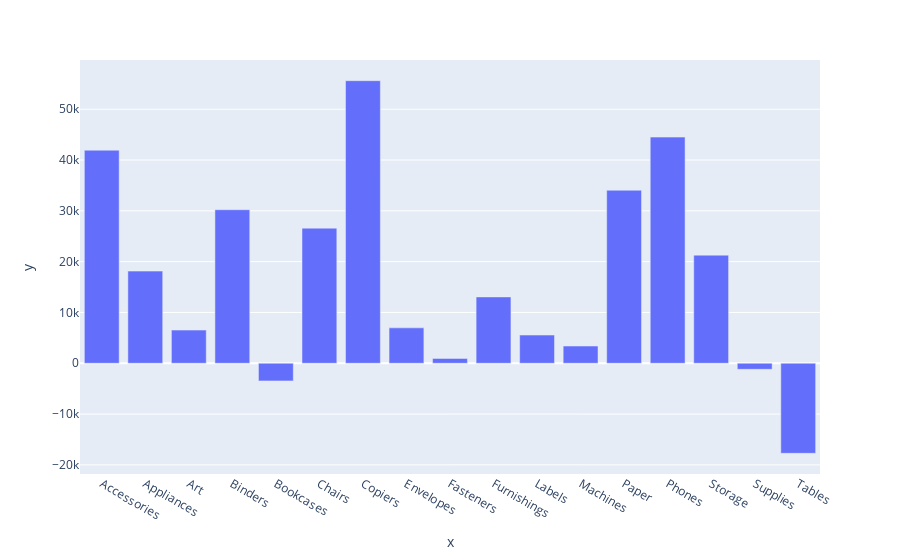

Source (notebook cell):
### Code cell
fig = px.bar(x=subcat.index,
             y=subcat['Profit'])
fig.show()

### Figure 1 — Plotly figure (JSON) as saved in the notebook; plotly's stock layout.template omitted (floating-point values rounded to 4 significant figures)
{"data": [{"alignmentgroup": "True", "hovertemplate": "x=%{x}<br>y=%{y}<extra></extra>", "legendgroup": "", "marker": {"color": "#636efa", "pattern": {"shape": ""}}, "name": "", "offsetgroup": "", "orientation": "v", "showlegend": false, "textposition": "auto", "type": "bar", "x": ["Accessories", "Appliances", "Art", "Binders", "Bookcases", "Chairs", "Copiers", "Envelopes", "Fasteners", "Furnishings", "Labels", "Machines", "Paper", "Phones", "Storage", "Supplies", "Tables"], "xaxis": "x", "y": [41940.0, 18140.0, 6528.0, 30220.0, -3473.0, 26590.0, 55620.0, 6964.0, 949.5, 13060.0, 5546.0, 3385.0, 34050.0, 44520.0, 21280.0, -1189.0, -17730.0], "yaxis": "y"}], "layout": {"barmode": "relative", "legend": {"tracegroupgap": 0}, "margin": {"t": 60}, "xaxis": {"anchor": "y", "domain": [0, 1], "title": {"text": "x"}}, "yaxis": {"anchor": "x", "domain": [0, 1], "title": {"text": "y"}}}}
